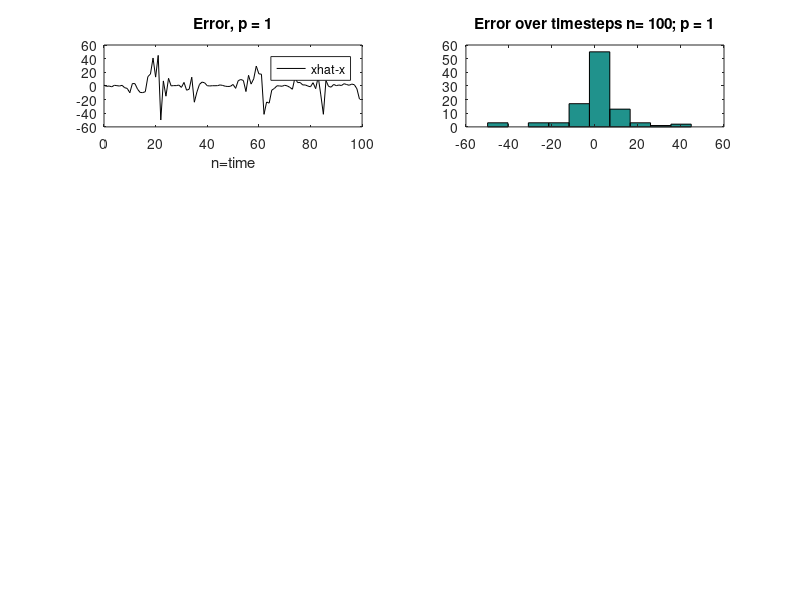

Write the MATLAB code that produced this figure. (Note: this script raises an error after producing the figure.)
%Control Attempt 2
clc
clear all

a = 2; %Test 2,0.5,10
c = 1;
varv = 1; %channel noise
varw = 1;
n = 100;
P = [1 2 5 10];

for p=P
%initialize
x = normrnd(0,1,[1,1]); %x[0]
y = c*x+normrnd(0,varv);
xhat = y*c*1/(c^2+varv);

varx = 1;
vary = c^2+varv;

%time passing
for t=1:(n-1)
    x = [x a*(x(1,t)-xhat(1,t))+normrnd(0,varw)];
    y = [y (1+normrnd(0,1/p))*x(1,(t+1))+normrnd(0,varv)];
    
    %varx = a^2*(1-c^2*varx/vary)^2*varx + varw + (a*c*varx/vary)^2*varv;
    varx = a^2*varx*varv/vary + varw;
    vary = c^2*varx + varv;
    xhat = [xhat y(1,t+1)*c*varx/vary];
    
end

xtilde = xhat-x;
i = find(p==P);

subplot(4,2,2*i-1), plot(0:t,xtilde,'k')
xlabel('n=time')
legend2 = legend('xhat-x');
subplot(4,2,2*i-1), title(['Error, p = ' num2str(p)])

subplot(4,2,2*i), hist(xtilde)
subplot(4,2,2*i), title(['Error over timesteps n= ' num2str(n) '; p = ' num2str(p)])

suptitle(['a= ' num2str(a) '; c= ' num2str(c) '; varv= ' num2str(varv) '; varw= ' num2str(varw)])

end

set(gcf,'PaperUnits','inches','PaperSize',[12,12],'PaperPosition',[0 0 12 12]);
print('-dpdf','-r100','fig1');

%%
%Control Attempt 2
clc
clear all

a = 2; %Test 2,0.5,10
c = 1;
varv = 1; %channel noise
varw = 1;
n = 50;
P = [2 3 5 10];
colors = {'r','b','k','g','m'};

for p=P
%initialize
x = normrnd(0,1,[1,1]); %x[0]
y = c*x+normrnd(0,varv);
xhat = y*c*1/(c^2+varv);

varx = 1;
vary = c^2+varv;

%time passing
for t=1:(n-1)
    x = [x a*(x(1,t)-xhat(1,t))+normrnd(0,varw)];
    y = [y (1+normrnd(0,1/p))*x(1,(t+1))+normrnd(0,varv)];
    
    %varx = a^2*(1-c^2*varx/vary)^2*varx + varw + (a*c*varx/vary)^2*varv;
    varx = a^2*varx*varv/vary + varw;
    vary = c^2*varx + varv;
    xhat = [xhat y(1,t+1)*c*varx/vary];
    
end

xtilde = xhat-x;

xtilde_vec = linspace(min(xtilde),max(xtilde));
data = zeros(length(xtilde_vec),1);
for i = 1:length(xtilde_vec)
    data(i,1) = sum(xtilde < xtilde_vec(i));
end
data = data./length(xtilde); 

i = find(p==P);
plot(xtilde_vec,data,'Color',colors{i},'LineWidth',2); hold on;

xlabel('n=time')
legend('p = 2','p = 3','p = 5','p = 10','Location','Best');

title('CDF Multiplicative Noise Varying P')

end

set(gcf,'PaperUnits','inches','PaperSize',[6,6],'PaperPosition',[0 0 6 6]);
print('-dpdf','-r100','fig2');